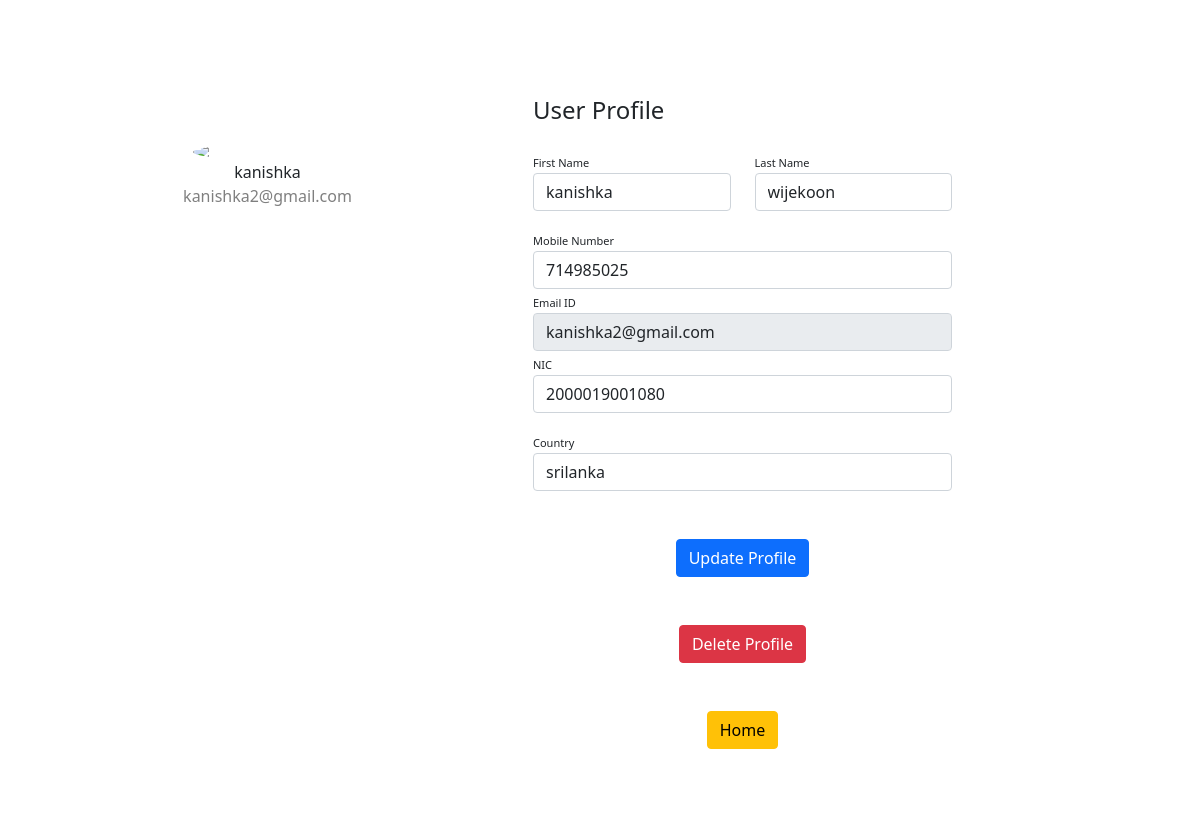
The app's page /php/profile.php?RID=40 with its own data.
### tables this page shows
CREATE TABLE `register` (
  `RID` int(50) NOT NULL,
  `Fname` varchar(50) NOT NULL,
  `Lname` varchar(50) NOT NULL,
  `Email` varchar(50) NOT NULL,
  `Password` varchar(50) NOT NULL,
  `phoneNumber` int(30) NOT NULL,
  `country` varchar(50) NOT NULL,
  `address` varchar(100) NOT NULL,
  `nic` varchar(100) NOT NULL
);

### php/profile.php (the view, shortened to what this page needs)
<?php
   include_once 'dbcon.php';
   if (isset($_GET["RID"])) {
       $RID = mysqli_real_escape_string($conn, $_GET["RID"]);
       $query = "SELECT * FROM register WHERE RID = '$RID'";
       $result = mysqli_query($conn, $query);
       if ($result) {
           $data = mysqli_fetch_assoc($result);
       } else {
           echo "Failed to fetch data from the database.";
       }
   } else {
       echo "No RID specified";
   }
   ?>
<!DOCTYPE html>
<html lang="en">
   <head>
      <link rel="stylesheet" href="../css/profile.css">
      <link rel="stylesheet" href="https://cdn.jsdelivr.net/npm/bootstrap@5.0.0-alpha1/dist/css/bootstrap.min.css">
      <link rel="stylesheet" href="https://cdnjs.cloudflare.com/ajax/libs/jquery/3.2.1/jquery.min.js">
   </head>
   <body>
      <div class="container rounded bg-white mt-5 mb-5">
         <div class="row">
            <div class="col-md-5 border-right">
               <div class="d-flex flex-column align-items-center text-center p-3 py-5">
                  <img class="rounded-circle mt-5" width="150px" src="https://png.pngtree.com/png-vector/20191101/ourmid/pngtree-cartoon-color-simple-male-avatar-png-image_1934459.jpg">
                  <span class="font-weight-bold"><?php echo $data['Fname']; ?></span>
                  <span class="text-black-50"><?php echo $data['Email']; ?></span>
               </div>
            </div>
            <div class="col-md-5 border-right">
               <div class="p-3 py-5">
                  <div class="d-flex justify-content-between align-items-center mb-3">
                     <h4 class="text-right">User Profile</h4>
                  </div>
                  <form method="POST" onsubmit="return confirm('Are you sure?');">
                     <div class="row mt-2">
                        <div class="col-md-6">
                           <label class="labels">First Name</label>
                           <input type="text" class="form-control" name="firstName" placeholder="First Name" value="<?php echo $data['Fname']; ?>">
                        </div>
                        <div class="col-md-6">
                           <label class="labels">Last Name</label>
                           <input type="text" class="form-control" name="lastName" placeholder="Last Name" value="<?php echo $data['Lname']; ?>">
                        </div>
                     </div>
                     <div class="row mt-3">
                        <div class="col-md-12">
                           <label class="labels">Mobile Number</label>
                           <input type="text" class="form-control" name="mobileNumber" placeholder="Enter Phone Number" pattern="[0-9]{10}" title="Phone number should be 10 digits" value="<?php echo $data['phoneNumber']; ?>">
                        </div>
                        <div class="col-md-12">
                           <label class="labels">Email ID</label>
                           <input type="text" class="form-control" placeholder="Enter Email ID" value="<?php echo $data['Email']; ?>" disabled>
                        </div>
                        <div class="col-md-12">
                           <label class="labels">NIC</label>
                           <input type="text" class="form-control" name="nic" placeholder="NIC" value="<?php echo $data['nic']; ?>">
                        </div>
                     </div>
                     <div class="row mt-3">
                        <div class="col-md-12">
                           <label class="labels">Country</label>
                           <input type="text" class="form-control" name="country" placeholder="Country" value="<?php echo $data['country']; ?>">
                        </div>
                     </div>
                     <div class="mt-5 text-center">
                        <button class="btn btn-primary profile-button" type="submit" name="update">Update Profile</button>
                     </div>
                     <div class="mt-5 text-center">
                        <button class="btn btn-danger profile-button" type="submit" name="delete">Delete Profile</button>
                     </div>
                     <div class="mt-5 text-center">
                        <a href="login.php?RID=<?php echo $RID ?>" class="btn btn-warning profile-button">Home</a>
                     </div>
                  </form>
               </div>
            </div>
         </div>
      </div>
   </body>
</html>

### css/profile.css (style rules this page uses)
body { background: rgb(99, 39, 120) }
.profile-button { background: rgb(99, 39, 120); box-shadow: none; border: none }
.labels { font-size: 11px }

### records on screen
register: Fname "kanishka", Email "kanishka2@gmail.com", firstName "kanishka", lastName "wijekoon", mobileNumber "714985025", nic "2000019001080", country "srilanka"
